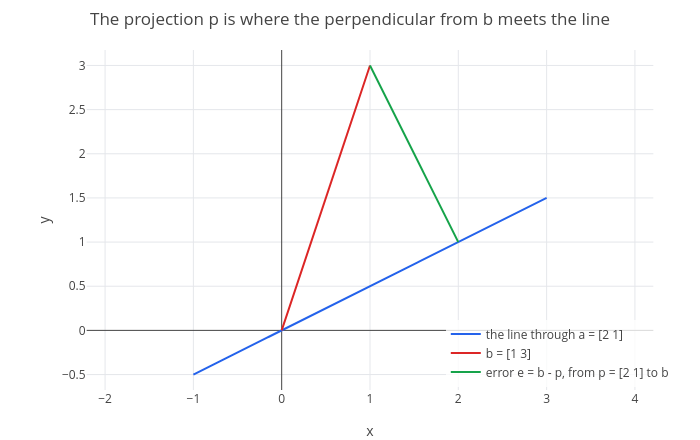

Write notebook code for a chart like this one.
### Markdown cell above
The plot draws $a$ (extended along its line), $b$, its projection $p$, and the error $e$ from $p$ to $b$, which meets the
line at a right angle. Axes: the coordinates $x$ and $y$ (the two axes have different scales, so the right angle looks
slightly squashed).

### Code cell
q = show(parametric(2*s, s, s, -0.5, 1.5), parametric(s, 3*s, s, 0, 1), parametric(2 - s, 1 + 2*s, s, 0, 1));
q = legend(q, "the line through a = [2 1]", "b = [1 3]", "error e = b - p, from p = [2 1] to b");
labels(title(q, "The projection p is where the perpendicular from b meets the line"), "x", "y")

### Figure 1 — Plotly figure (JSON) as saved in the notebook; plotly's stock layout.template omitted (floating-point values rounded to 4 significant figures; data arrays with more than 128 entries replaced by an {"elided": "..."} marker saying what was removed)
{"data": [{"line": {"color": "#2563eb", "width": 2}, "mode": "lines", "name": "the line through a = [2 1]", "type": "scatter", "x": {"elided": "402 float values"}, "y": {"elided": "402 float values"}}, {"line": {"color": "#dc2626", "width": 2}, "mode": "lines", "name": "b = [1 3]", "type": "scatter", "x": {"elided": "402 float values"}, "y": {"elided": "402 float values"}}, {"line": {"color": "#16a34a", "width": 2}, "mode": "lines", "name": "error e = b - p, from p = [2 1] to b", "type": "scatter", "x": {"elided": "402 float values"}, "y": {"elided": "402 float values"}}], "layout": {"height": 440, "legend": {"bgcolor": "rgba(255,255,255,0.8)", "x": 0.99, "xanchor": "right", "y": 0.01, "yanchor": "bottom"}, "margin": {"b": 50, "l": 60, "r": 20, "t": 50}, "showlegend": true, "title": {"text": "The projection p is where the perpendicular from b meets the line"}, "width": 700, "xaxis": {"constrain": "domain", "range": [-2.208, 4.208], "title": {"text": "x"}, "zeroline": true}, "yaxis": {"constrain": "domain", "range": [-0.675, 3.175], "scaleanchor": "x", "scaleratio": 1, "title": {"text": "y"}, "zeroline": true}}}
